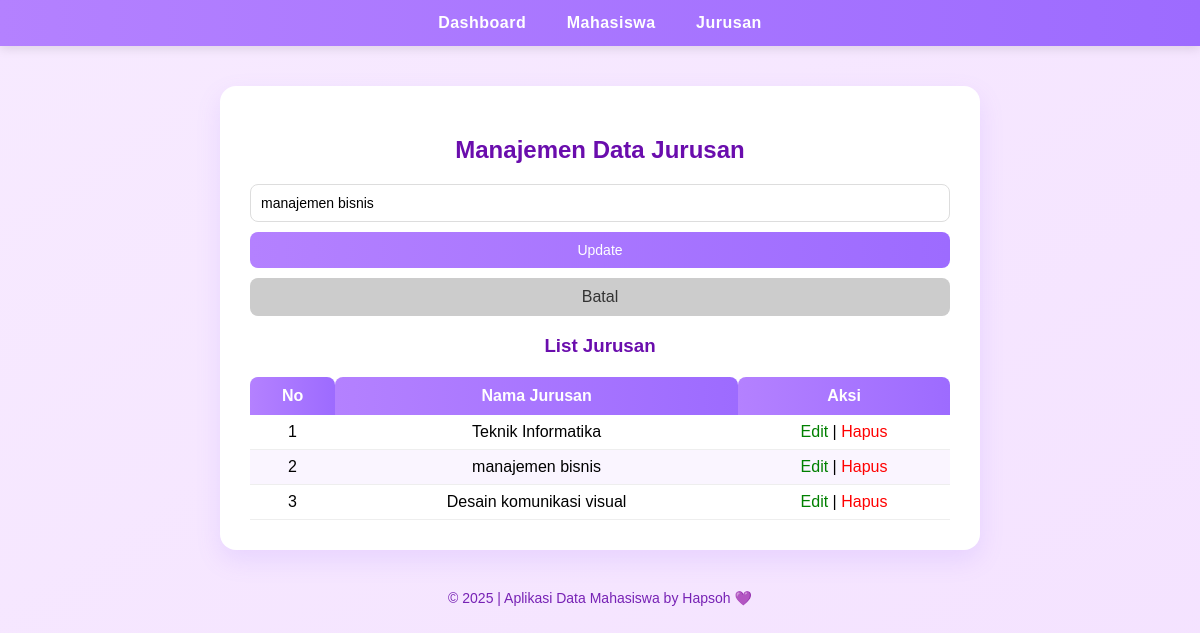
/pages/jurusan/index.php?edit=3, run on the app's committed database.
### tables this page shows
CREATE TABLE `jurusan` (
  `id` int(11) NOT NULL,
  `nama` varchar(100) NOT NULL,
  `created_at` timestamp NOT NULL DEFAULT current_timestamp(),
  `updated_at` timestamp NOT NULL DEFAULT current_timestamp(),
  `deleted_at` timestamp NOT NULL DEFAULT current_timestamp()
);

### pages/jurusan/index.php (the view, shortened to what this page needs)
<?php
include '../../config/database.php';
include '../../templates/header.php';
$editData = null;
if (isset($_GET['edit'])) {
    $id = $_GET['edit'];
    $result = $conn->query("SELECT * FROM jurusan WHERE id='$id'");
    if ($result && $result->num_rows > 0) {
        $editData = $result->fetch_assoc();
    }
}
$result = $conn->query("SELECT * FROM jurusan ORDER BY id ASC");
?>
<h2>Manajemen Data Jurusan</h2>
<form method="POST">
    <input type="text" name="nama" placeholder="Masukkan Nama Jurusan" required
           value="<?= $editData['nama'] ?? '' ?>">
    <?php if ($editData): ?>
        <button type="submit" name="update">Update</button>
        <a href="index.php" class="batal-btn">Batal</a>
    <?php else: ?>
        <button type="submit" name="tambah">Tambah</button>
    <?php endif; ?>
</form>
<h3>List Jurusan</h3>
<table>
    <thead>
        <tr>
            <th>No</th>
            <th>Nama Jurusan</th>
            <th>Aksi</th>
        </tr>
    </thead>
    <tbody>
        <?php $no = 1; while ($row = $result->fetch_assoc()): ?>
        <tr>
            <td><?= $no++ ?></td>
            <td><?= htmlspecialchars($row['nama']); ?></td>
            <td>
                <a href="?edit=<?= $row['id']; ?>" style="color:green; text-decoration:none;">Edit</a> |
                <a href="?hapus=<?= $row['id']; ?>"
                   onclick="return confirm('Yakin mau hapus data ini?')"
                   style="color:red; text-decoration:none;">Hapus</a>
            </td>
        </tr>
        <?php endwhile; ?>
    </tbody>
</table>
<?php include '../../templates/footer.php'; ?>

### web1/style.css (style rules this page uses)
body { font-family: 'Poppins', sans-serif; background: linear-gradient(to bottom right, #f7eaff, #f4e2ff); margin: 0; padding: 0; min-height: 100vh; }
h1, h2, h3 { text-align: center; color: #6a0dad; }
form { display: flex; flex-direction: column; gap: 10px; margin-top: 20px; }
input, select { padding: 10px; border: 1px solid #ddd; border-radius: 8px; font-size: 14px; transition: 0.3s; }
button { background: linear-gradient(to right, #b481ff, #9d6bff); color: white; border: none; padding: 10px; border-radius: 8px; cursor: pointer; font-size: 14px; transition: all 0.3s ease; }
.batal-btn { display: inline-block; background: #ddd; color: #333; padding: 10px; border-radius: 8px; text-decoration: none; text-align: center; }
table { width: 100%; border-collapse: collapse; margin-top: 20px; }
th { background: linear-gradient(to right, #b481ff, #9d6bff); color: white; padding: 10px; border-top-left-radius: 8px; border-top-right-radius: 8px; }
td { border-bottom: 1px solid #eee; text-align: center; padding: 8px; }
tr:nth-child(even) { background: #faf5ff; }

### pages/jurusan/index.php (style rules this page uses)
.batal-btn { display: inline-block; background: #ccc; color: #333; padding: 10px; border-radius: 8px; text-decoration: none; }

### data on the page
jurusan: nama "manajemen bisnis"
jurusan: nama "Teknik Informatika"
jurusan: nama "Desain komunikasi visual"
